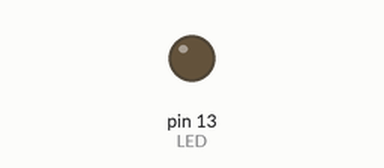
Simulated run of this sketch. Board: Arduino Uno, built with avr-gcc and run on an emulated ATmega328P. Shown: output pins drawn as LEDs (lit = HIGH).

Above: at 0.9 s.
At 6.7 s:
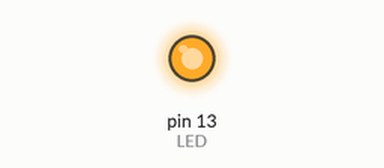
Timing chart, 0 to 8.8 s (numbered marks = the images above):
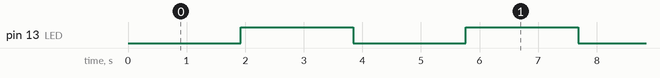

The sketch:

led_con_potenciometro.ino
```cpp
int LED = 13 ;
int BRILLO ;
int POT = 0 ;

void setup() { pinMode (LED, OUTPUT);
  // put your setup code here, to run once:

}

void loop() {
   for (BRILLO = 0; BRILLO < 256 ; BRILLO ++)
  {
  analogWrite (LED, BRILLO);
  delay (15);
  }

  // put your main code here, to run repeatedly:

}
```

Measured:
- by itself, pin 13 (LED): alternates HIGH for 1.9 s and LOW for 1.9 s
